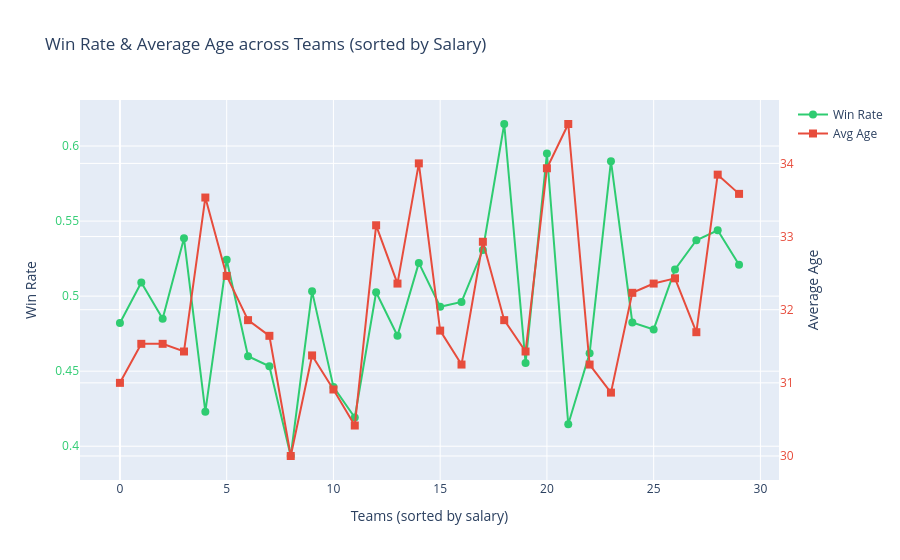

Notebook source saved alongside this figure:
### Markdown cell above
## Chart 2: Win Rate & Average Age across Teams (sorted by Salary)

This chart compares each team's win rate against the average age of its roster,
with teams ordered along the x-axis by total salary (ascending).

A dual-axis line plot was used: **Win Rate** on the left y-axis (green) and
**Average Age** on the right y-axis (red), both plotted against the same
salary-sorted team order.

**Key insight:** Win Rate and Average Age tend to move together — teams with
older, more experienced rosters generally show higher win rates, and vice versa.
This points to a positive correlation between team experience and performance.
However, no strong or consistent relationship appears between salary rank
(x-axis position) and either win rate or age, suggesting that salary level alone
doesn't determine team strength or roster experience.

### Code cell
data = final2.sort_values("salary").reset_index(drop=True)

fig2 = go.Figure()
fig2.add_trace(go.Scatter(
    x=list(range(len(data))), y=data["win_rate"],
    mode="lines+markers", name="Win Rate",
    line=dict(color="#2ecc71"), marker=dict(size=8),
    text=data["full_name"], hovertemplate="<b>%{text}</b><br>Win Rate: %{y:.3f}<extra></extra>"
))
fig2.add_trace(go.Scatter(
    x=list(range(len(data))), y=data["avg_age"],
    mode="lines+markers", name="Avg Age",
    line=dict(color="#e74c3c"), marker=dict(size=8, symbol="square"),
    text=data["full_name"], hovertemplate="<b>%{text}</b><br>Avg Age: %{y:.1f}<extra></extra>",
    yaxis="y2"
))
fig2.update_layout(
    title="Win Rate & Average Age across Teams (sorted by Salary)",
    xaxis_title="Teams (sorted by salary)",
    yaxis=dict(title="Win Rate", tickfont=dict(color="#2ecc71")),
    yaxis2=dict(title="Average Age", tickfont=dict(color="#e74c3c"), overlaying="y", side="right")
)
fig2.show()

### Figure 1 — Plotly figure (JSON) as saved in the notebook; plotly's stock layout.template omitted (floating-point values rounded to 4 significant figures)
{"data": [{"hovertemplate": "<b>%{text}</b><br>Win Rate: %{y:.3f}<extra></extra>", "line": {"color": "#2ecc71"}, "marker": {"size": 8}, "mode": "lines+markers", "name": "Win Rate", "text": ["Detroit Pistons", "Chicago Bulls", "New York Knicks", "Oklahoma City Thunder", "Brooklyn Nets", "Houston Rockets", "Cleveland Cavaliers", "Washington Wizards", "Minnesota Timberwolves", "Indiana Pacers", "Charlotte Hornets", "Memphis Grizzlies", "Dallas Mavericks", "Orlando Magic", "Miami Heat", "Atlanta Hawks", "Denver Nuggets", "Phoenix Suns", "San Antonio Spurs", "Sacramento Kings", "Los Angeles Lakers", "Los Angeles Clippers", "New Orleans Pelicans", "Boston Celtics", "Golden State Warriors", "Toronto Raptors", "Philadelphia 76ers", "Portland Trail Blazers", "Utah Jazz", "Milwaukee Bucks"], "type": "scatter", "x": [0, 1, 2, 3, 4, 5, 6, 7, 8, 9, 10, 11, 12, 13, 14, 15, 16, 17, 18, 19, 20, 21, 22, 23, 24, 25, 26, 27, 28, 29], "y": [0.4821, 0.5091, 0.4849, 0.5385, 0.423, 0.5242, 0.46, 0.4533, 0.3935, 0.5032, 0.4395, 0.4192, 0.5026, 0.4736, 0.5222, 0.4929, 0.4961, 0.5307, 0.6147, 0.4555, 0.595, 0.4146, 0.4619, 0.5899, 0.4825, 0.4778, 0.5178, 0.5372, 0.5438, 0.5209]}, {"hovertemplate": "<b>%{text}</b><br>Avg Age: %{y:.1f}<extra></extra>", "line": {"color": "#e74c3c"}, "marker": {"size": 8, "symbol": "square"}, "mode": "lines+markers", "name": "Avg Age", "text": ["Detroit Pistons", "Chicago Bulls", "New York Knicks", "Oklahoma City Thunder", "Brooklyn Nets", "Houston Rockets", "Cleveland Cavaliers", "Washington Wizards", "Minnesota Timberwolves", "Indiana Pacers", "Charlotte Hornets", "Memphis Grizzlies", "Dallas Mavericks", "Orlando Magic", "Miami Heat", "Atlanta Hawks", "Denver Nuggets", "Phoenix Suns", "San Antonio Spurs", "Sacramento Kings", "Los Angeles Lakers", "Los Angeles Clippers", "New Orleans Pelicans", "Boston Celtics", "Golden State Warriors", "Toronto Raptors", "Philadelphia 76ers", "Portland Trail Blazers", "Utah Jazz", "Milwaukee Bucks"], "type": "scatter", "x": [0, 1, 2, 3, 4, 5, 6, 7, 8, 9, 10, 11, 12, 13, 14, 15, 16, 17, 18, 19, 20, 21, 22, 23, 24, 25, 26, 27, 28, 29], "y": [31.0, 31.53, 31.53, 31.43, 33.53, 32.46, 31.86, 31.64, 30.0, 31.38, 30.91, 30.42, 33.15, 32.36, 34.0, 31.71, 31.25, 32.93, 31.86, 31.43, 33.93, 34.54, 31.25, 30.87, 32.23, 32.36, 32.43, 31.69, 33.85, 33.58], "yaxis": "y2"}], "layout": {"title": {"text": "Win Rate & Average Age across Teams (sorted by Salary)"}, "xaxis": {"title": {"text": "Teams (sorted by salary)"}}, "yaxis": {"tickfont": {"color": "#2ecc71"}, "title": {"text": "Win Rate"}}, "yaxis2": {"overlaying": "y", "side": "right", "tickfont": {"color": "#e74c3c"}, "title": {"text": "Average Age"}}}}
